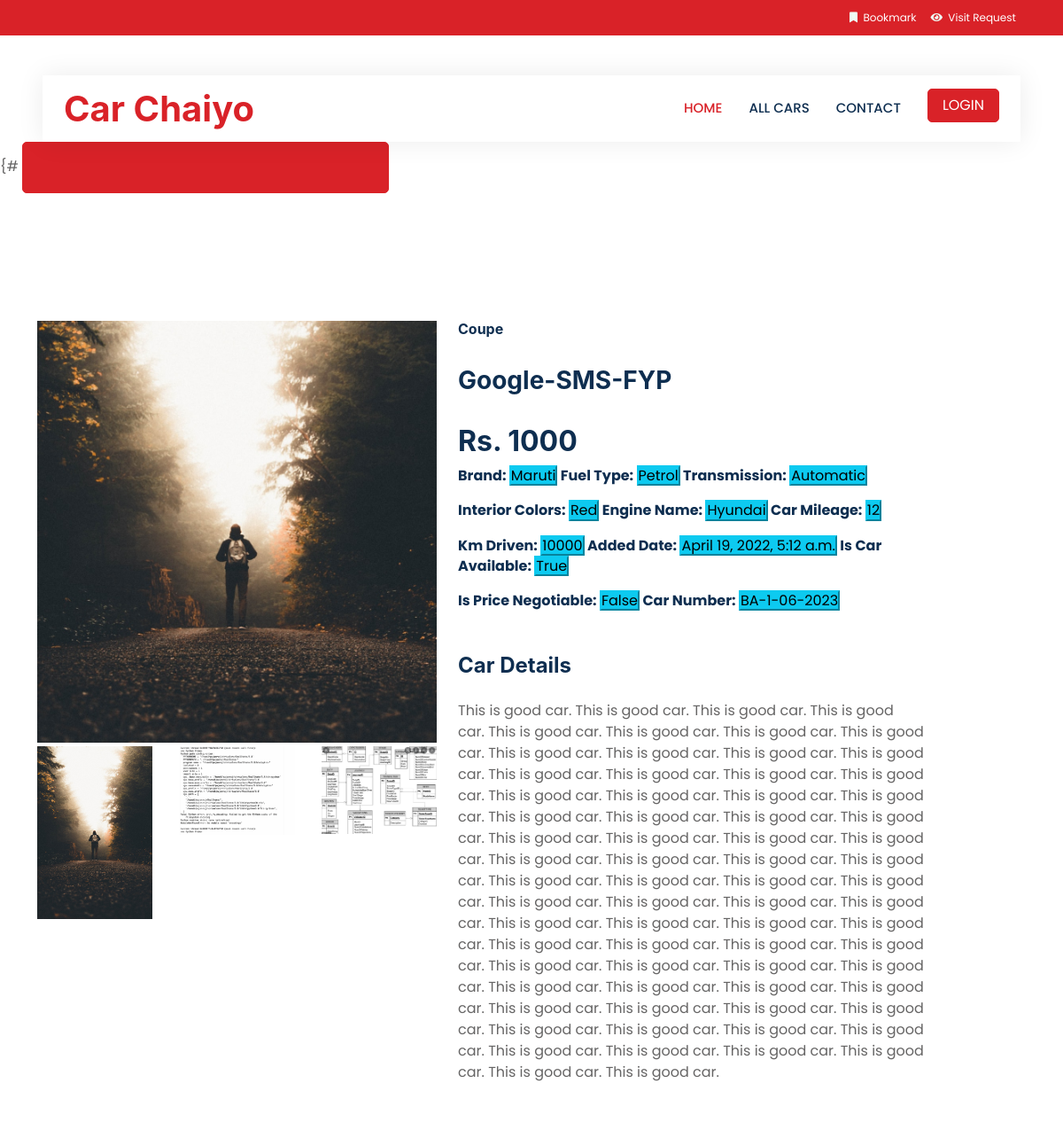
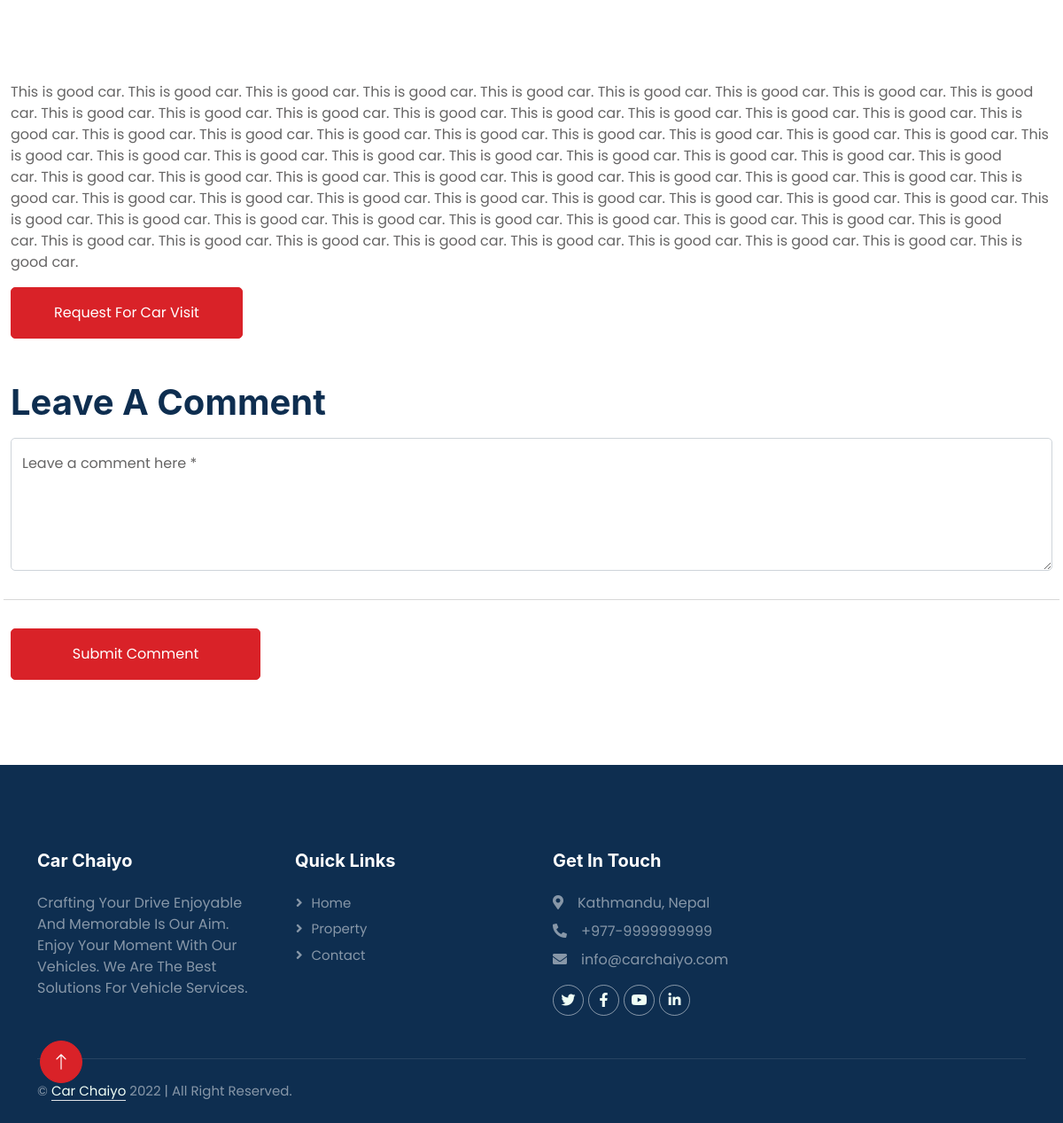
Screenshot of /car/desc/4 with the database file from the repository (2 pictures, top to bottom).
### cars/models.py (models this page shows, shortened)
class Car(models.Model):
    user = models.ForeignKey(MyUser, on_delete=models.PROTECT)
    name = models.CharField(max_length=200)
    photo = models.ImageField(upload_to='cars_image')
    photo2 = models.ImageField(upload_to='cars_image', null=True, blank=True)
    photo3 = models.ImageField(upload_to='cars_image', null=True, blank=True)
    photo4 = models.ImageField(upload_to='cars_image', null=True, blank=True)
    desc = RichTextField()
    brand = models.ForeignKey(CarBrand, on_delete=models.PROTECT)
    body_type = models.ForeignKey(CarBody, on_delete=models.PROTECT)
    fuel_type = models.ForeignKey(FuelType, models.PROTECT)
    transmission = models.ForeignKey(Transmission, on_delete=models.PROTECT)
    price = models.PositiveIntegerField()
    interior_color = models.CharField(max_length=100)
    engine_name = models.CharField(max_length=100)
    mileage = models.PositiveIntegerField()
    km_driven = models.PositiveIntegerField()
    added_date = models.DateTimeField(auto_now=True)
    car_number = models.CharField(max_length=30)
    total_click = models.IntegerField(default=0, blank=True, null=True)
    is_blocked = models.BooleanField(default=False)
    is_available = models.BooleanField(default=True)
    is_price_negotiable = models.BooleanField(default=False)
    is_approved = models.BooleanField(default=False)

class CarBody(models.Model):
    body_type = models.CharField(max_length=50)
    def __str__(self):
        return self.body_type

class CarBrand(models.Model):
    brand = models.CharField(max_length=50)
    def __str__(self):
        return self.brand

class FuelType(models.Model):
    fuel = models.CharField(max_length=100)
    def __str__(self):
        return self.fuel

class Transmission(models.Model):
    transmission = models.CharField(max_length=100)
    def __str__(self):
        return self.transmission

### home/views.py (the view)
# urls.py: path('car/desc/<str:pk>', views.car_desc, name='car_desc'),
def car_desc(request, pk):
    try:
        car = Car.objects.get(pk=pk)
        Car.objects.filter(pk=pk).update(total_click=F('total_click') + 1)
        comments = Comments.objects.filter(car__pk=pk).order_by('-date_of_added')
    except Car.DoesNotExist:
        raise Http404
    context = {
        'car': car,
        'comments': comments
    }
    try:
        is_requested = CarWatchlist.objects.filter(user=request.user).filter(car__pk=pk).filter(
            is_cart_visit=True).exists()
        context['is_requested'] = is_requested
    except:
        pass
    return render(request, 'home/car_desc.html', context)

### home/templates/home/car_desc.html (shortened to what this page needs)
{% extends 'home/base.html' %}
{% load static %}
{% block css %}
    <link rel="stylesheet" href="{% static 'home/chat/css/chat.css' %}">
{% endblock %}
{% block body %}
    {#                                        <input class="btn btn-primary py-3 px-5" type="suit
    bmit"#}
    <section class="container single-product my-5 pt-5">
        <div class="row mt-5">
            <div class="col-lg-5 col-md-12 col-12">
                <img class="img-fluid w-100 pb-1" style="max-height: 480px; min-height: 480px; object-fit: cover"
                     src="{{ car.photo.url }}" id="MainImg" alt="">
                <div class="small-img-group">
                    <div class="small-img-col">
                        <img src="{{ car.photo.url }}" width="100%" class="small-img" alt="">
                    </div>
                    {% if car.photo2 %}
                        <div class="small-img-col">
                            <img src="{{ car.photo2.url }}" width="100%" class="small-img" alt="">
                        </div>
                    {% endif %}
                    {% if car.photo4 %}
                        <div class="small-img-col">
                            <img src="{{ car.photo4.url }}" width="100%" class="small-img" alt="">
                        </div>
                    {% endif %}
                </div>
            </div>
            <div class="col-lg-6 col-md-12 col-12-sm">
                <h6>{{ car.body_type }}</h6>
                <h3 class="py-4">{{ car.name }}</h3>
                <h2>Rs. {{ car.price }}</h2>
                <h6>
                    <p class="mb-6">
                        Brand:
                        <button class=" btn-info">{{ car.brand }}</button>
                        Fuel Type:
                        <button class=" btn-info">{{ car.fuel_type }}</button>
                        Transmission:
                        <button class=" btn-info">{{ car.transmission }}</button>
                    </p>
                    <p class="mb-6">
                        Interior Colors:
                        <button class=" btn-info">{{ car.interior_color }}</button>
                        Engine Name:
                        <button class=" btn-info">{{ car.engine_name }}</button>
                        Car Mileage:
                        <button class=" btn-info">{{ car.mileage }}</button>
                    </p>
                    <p class="mb-6">
                        Km Driven:
                        <button class=" btn-info">{{ car.km_driven }}</button>
                        Added Date:
                        <button class=" btn-info">{{ car.added_date }}</button>
                        Is Car Available:
                        <button class=" btn-info">{{ car.is_available }}</button>
                    </p>
                    <p class="mb-6">
                        Is Price Negotiable:
                        <button class=" btn-info">{{ car.is_price_negotiable }}</button>
                        Car Number:
                        <button class=" btn-info">{{ car.car_number }}</button>
                    </p>
                </h6>
                <h4 class="mt-5 mb-4">Car Details</h4>
                <span>{{ car.desc|safe }}</span>
            </div>
        </div>
    </section>
    <div class="container-xxl py-5">
        <div class="col-md-12">
            <div class="wow fadeInUp" data-wow-delay="0.5s">
                <p class="mb-4">{{ car.desc|safe }}</p>
                <div class="col-lg-6 col-md-12 mb-5">
                    {% if not is_requested %}
                        <form method="post" action="{% url 'home:request_visit' %}">
                            <input class="btn btn-primary py-3 px-5" type="submit"
                                   value="Request For Car Visit">
                        </form>
                    {% else %}
                        <div class="alert alert-success"> This Car has been requested to visit
                        </div>
                    {% endif %}
                </div>
                <h1 class="mb-3">Leave A Comment</h1>
                <form method="post" action="{% url 'home:comment' %}">
                    <div class="row g-3">
                        <div class="col-12">
                            <div class="form-floating">
                                                <textarea name="comment" class="form-control" placeholder=""
                                                          id="message" style="height: 150px" required></textarea>
                                <label for="message">Leave a comment here *</label>
                            </div>
                        </div>
                        <hr>
                        <div class="col-lg-3 col-md-12">
                            <input value="Submit Comment" class="btn btn-primary w-100 py-3" type="submit">
                        </div>
                    </div>
                </form>
            </div>
        </div>
    </div>
{% endblock %}

### static/home/css/style.css (style rules this page uses)
:root { --primary: #d92228; --secondary: #FF6922; --light: #EFFDF5; --dark: #0E2E50; }
* { margin: 0; padding: 0; box-sizing: border-box; font-family: 'Poppins', sans-serif; }
.btn { transition: .5s; }
.btn.btn-primary, .btn.btn-secondary { color: #FFFFFF; }

### home/templates/home/car_desc.html (style rules this page uses)
.small-img-group { display: flex; justify-content: space-between; }
.small-img-col { flex-basis: 24%; cursor: pointer; max-height: 130px; min-height: 130px; max-width: 130px; min-width: 130px; }

### rows the page displays
Car: photo (picture), photo2 (picture), photo4 (picture), body_type "Coupe", name "Google-SMS-FYP", price "1000", brand "Maruti", fuel_type "Petrol", transmission "Automatic", interior_color "Red", engine_name "Hyundai", mileage "12", km_driven "10000", added_date "April 19, 2022, 5:12 a.m.", is_available "True", is_price_negotiable "False", car_number "BA-1-06-2023", desc "This is good car. This is good car. This is good car. This is good car. This is good car. This is good car. This is good car. This is good car. This is good car. This is good car. This is good car. This is good car. This is good car. This is good car. This is good car. This is good car. This is good car. This is good car. This is good car. This is good car. This is good car. This is good car. This is good car. This is good car. This is good car. This is good car. This is good car. This is good car. This is good car. This is good car. This is good car. This is good car. This is good car. This is good car. This is good car. This is good car. This is good car. This is good car. This is good…"
